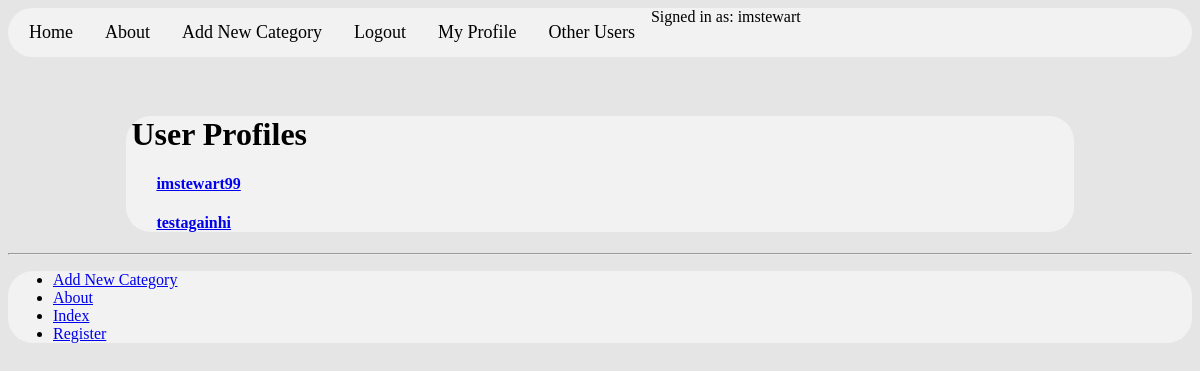
Page /meal_deal/profiles/ (signed in) on the earlier database version.
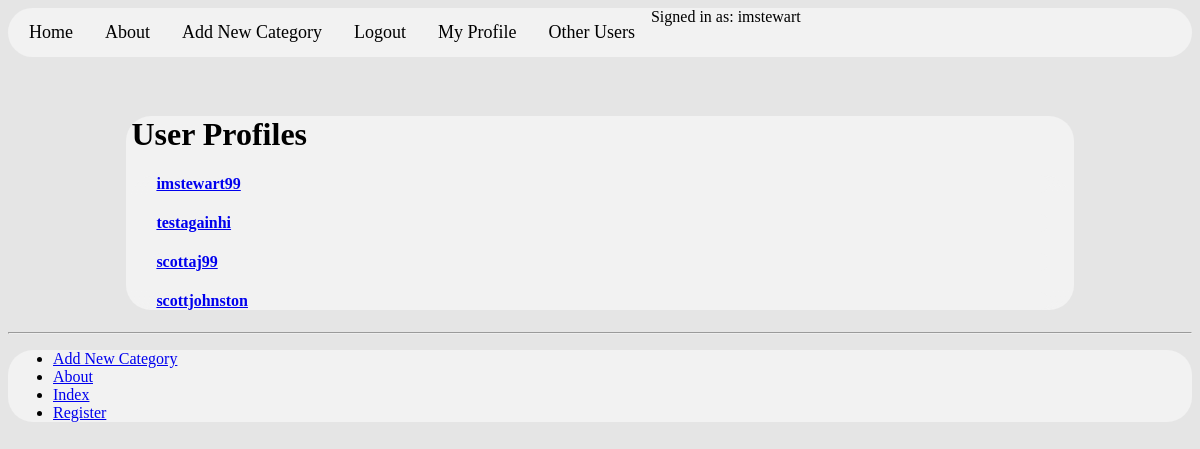
Same page on the later database version.
### meal_deal/models.py (models this page shows, shortened)
class UserProfile(models.Model):
    user = models.OneToOneField(User)
    picture = models.ImageField(upload_to='profile_images', null=True)

### meal_deal/views.py (the view)
@login_required
def list_profiles(request):
    userprofile_list = UserProfile.objects.all()
    return render(request, 'meal_deal/list_profiles.html',
                  {'userprofile_list' : userprofile_list})

### templates/meal_deal/list_profiles.html (shortened to what this page needs)
{% extends 'meal_deal/base.html' %}
{% load staticfiles %}
{% block body_block %}
<h1>User Profiles</h1>
	<div class="panel">
	{% if userprofile_list %}
	<div class="panel-heading">
		<div class="panel-body">
			<div class="list-group">
				{% for listuser in userprofile_list %}
					<div class="list-group-item">
						<h4 class="list-group-item-heading">
							<a href="{% url 'profile' listuser.user.username %}">
								{{ listuser.user.username }}</a>
						</h4>
					</div>
				{% endfor %}
			</div>
		</div>
	</div>
	{% else %}
		<p>There are no users for the site.</p>
	{% endif %}
</div>
{% endblock %}

Differences in the rows shown:
added UserProfile: user.username "scottaj99"
added UserProfile: user.username "scottjohnston"
